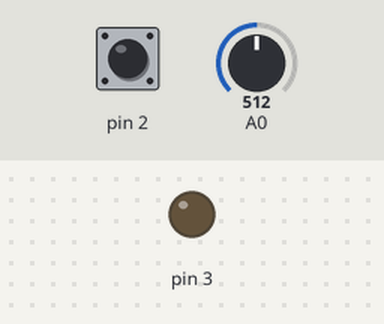
This sketch was run on a simulated Arduino Uno, built with avr-gcc and run on an emulated ATmega328P. Shown: output pins drawn as LEDs (lit = HIGH). The inputs (shaded band) are chosen by the test bench; at power-on: pin 2 HIGH, A0 = 512.

Above: at 1.2 s.
1.3 s: pin 2 pulled LOW for 0.15 s
At 2.5 s:
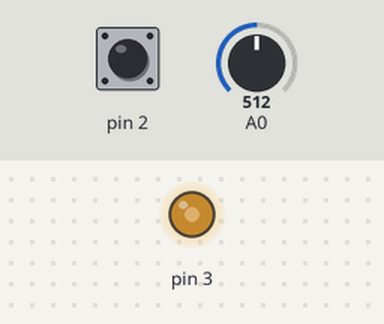
2.9 s: A0 set to 716
At 3.6 s:
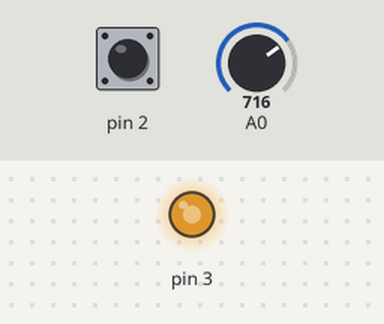
4.4 s: A0 set to 900
At 4.8 s:
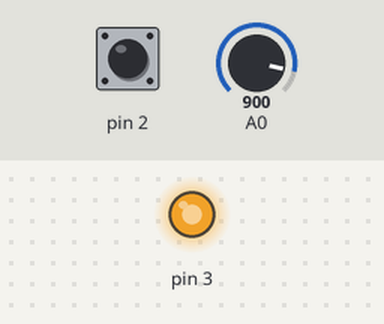
5.9 s: A0 set to 122
At 7.1 s:
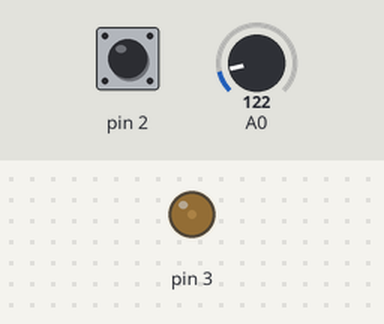
7.4 s: A0 set to 511
At 8.2 s:
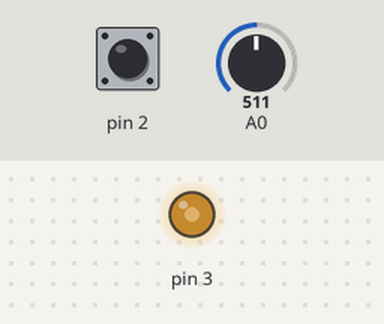
8.9 s: pin 2 pulled LOW for 1 s
At 9.5 s:
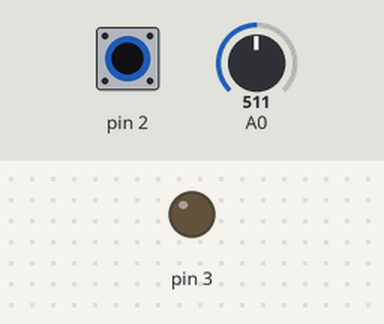
Timing chart, 0 to 11.9 s (numbered marks = the images above; inputs shaded):
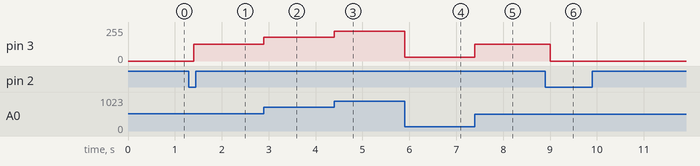

Measured:
- after the input at 1.3 s, pin 3: 0/255 → 127/255 after 0.10 s
- after the input at 2.9 s, pin 3: 127/255 → 178/255 at once
- after the input at 4.4 s, pin 3: 178/255 → 224/255 at once
- after the input at 5.9 s, pin 3: 224/255 → 30/255 at once
- after the input at 7.4 s, pin 3: 30/255 → 127/255 at once
- after the input at 8.9 s, pin 3: 127/255 → 0/255 after 0.10 s

The sketch:

Lab2_5.ino
```cpp
int buttonState = 0;
int lastButtonState = 0;
bool ledOn = false;

void setup() {
  pinMode(2, INPUT_PULLUP);
  pinMode(3, OUTPUT);
  Serial.begin(9600);
}

void loop() {
  buttonState = digitalRead(2);

  if (buttonState == 0 && lastButtonState == 1) {
    ledOn = !ledOn;
    delay(100);
  }
  lastButtonState = buttonState;

  int val = analogRead(A0);
  int brightness = map(val, 0, 1023, 0, 255);

  if (ledOn) {
    analogWrite(3, brightness);
  } else {
    analogWrite(3, 0);
  }
}
```
